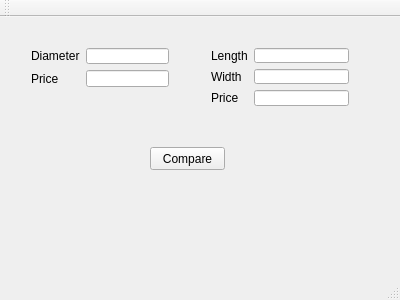
<?xml version="1.0" encoding="UTF-8"?>
<ui version="4.0">
 <class>MainWindow</class>
 <widget class="QMainWindow" name="MainWindow">
  <property name="geometry">
   <rect>
    <x>0</x>
    <y>0</y>
    <width>400</width>
    <height>300</height>
   </rect>
  </property>
  <property name="windowTitle">
   <string>MainWindow</string>
  </property>
  <widget class="QWidget" name="centralWidget">
   <widget class="QWidget" name="formLayoutWidget">
    <property name="geometry">
     <rect>
      <x>20</x>
      <y>20</y>
      <width>160</width>
      <height>61</height>
     </rect>
    </property>
    <layout class="QFormLayout" name="formLayout">
     <item row="0" column="0">
      <widget class="QLabel" name="txt_diam">
       <property name="text">
        <string>Diameter</string>
       </property>
      </widget>
     </item>
     <item row="0" column="1">
      <widget class="QLineEdit" name="rnd_diam"/>
     </item>
     <item row="1" column="0">
      <widget class="QLabel" name="txt_price">
       <property name="text">
        <string>Price</string>
       </property>
      </widget>
     </item>
     <item row="1" column="1">
      <widget class="QLineEdit" name="rnd_price"/>
     </item>
    </layout>
   </widget>
   <widget class="QWidget" name="formLayoutWidget_2">
    <property name="geometry">
     <rect>
      <x>200</x>
      <y>20</y>
      <width>160</width>
      <height>80</height>
     </rect>
    </property>
    <layout class="QFormLayout" name="formLayout_2">
     <item row="0" column="0">
      <widget class="QLabel" name="txt_length">
       <property name="text">
        <string>Length</string>
       </property>
      </widget>
     </item>
     <item row="1" column="0">
      <widget class="QLabel" name="txt_width">
       <property name="text">
        <string>Width</string>
       </property>
      </widget>
     </item>
     <item row="2" column="0">
      <widget class="QLabel" name="txt_price_2">
       <property name="text">
        <string>Price</string>
       </property>
      </widget>
     </item>
     <item row="0" column="1">
      <widget class="QLineEdit" name="rec_length"/>
     </item>
     <item row="1" column="1">
      <widget class="QLineEdit" name="rec_width"/>
     </item>
     <item row="2" column="1">
      <widget class="QLineEdit" name="rec_price"/>
     </item>
    </layout>
   </widget>
   <widget class="QPushButton" name="compare_button">
    <property name="geometry">
     <rect>
      <x>150</x>
      <y>130</y>
      <width>75</width>
      <height>23</height>
     </rect>
    </property>
    <property name="text">
     <string>Compare</string>
    </property>
   </widget>
   <widget class="QLabel" name="result_label">
    <property name="geometry">
     <rect>
      <x>20</x>
      <y>180</y>
      <width>361</width>
      <height>51</height>
     </rect>
    </property>
    <property name="text">
     <string/>
    </property>
   </widget>
  </widget>
  <widget class="QMenuBar" name="menuBar">
   <property name="geometry">
    <rect>
     <x>0</x>
     <y>0</y>
     <width>400</width>
     <height>21</height>
    </rect>
   </property>
  </widget>
  <widget class="QToolBar" name="mainToolBar">
   <attribute name="toolBarArea">
    <enum>TopToolBarArea</enum>
   </attribute>
   <attribute name="toolBarBreak">
    <bool>false</bool>
   </attribute>
  </widget>
  <widget class="QStatusBar" name="statusBar"/>
 </widget>
 <layoutdefault spacing="6" margin="11"/>
 <resources/>
 <connections>
  <connection>
   <sender>compare_button</sender>
   <signal>clicked()</signal>
   <receiver>MainWindow</receiver>
   <slot>comparePizzas()</slot>
   <hints>
    <hint type="sourcelabel">
     <x>196</x>
     <y>172</y>
    </hint>
    <hint type="destinationlabel">
     <x>142</x>
     <y>125</y>
    </hint>
   </hints>
  </connection>
 </connections>
 <slots>
  <slot>comparePizzas()</slot>
 </slots>
</ui>
